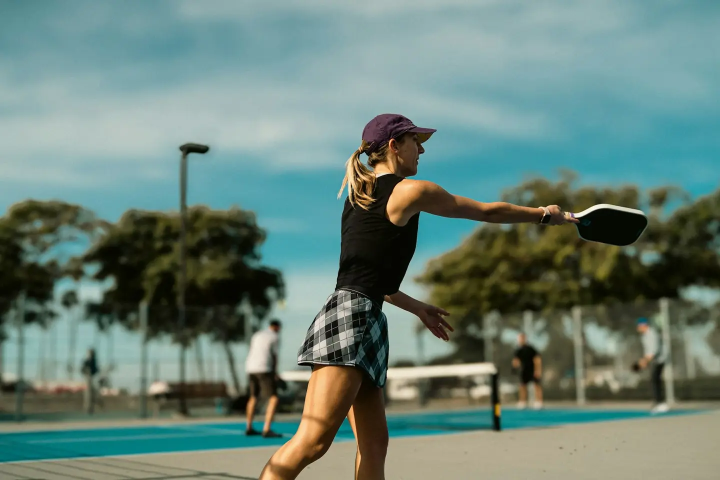
#> input picture joe/assets/img/court-forehand-1440.webp, 1440 x 960 px (shown at 1/2 size)
$ python optimize_joe_photo.py ../joe/assets/img/court-forehand-1440.webp
#> lines starting #> are read from the running program, lines starting #| are printed output that depends on the picture
"""Crop + encode Joe's portrait for the site.

Usage:  python3 tools/optimize_joe_photo.py path/to/joe-photo.jpg

Writes joe/assets/img/joe-borzello-{480,960}.{avif,webp,jpg} (4:5, 480x600 and 960x1200),
which index.html already references (hero inset, credential card, inquiry ticket).

The crop keeps head and shoulders and stops ABOVE the cartoon print on the hoodie (licensed
characters) and trims most of the sponsor banners behind him. Fractions were set against the
1334x1179 original; check the 960 JPG by eye if a different photo is used.
"""
import os, sys
from PIL import Image, ImageOps

CROP = (0.19, 0.0, 0.814, 0.88)   # left, top, right, bottom as fractions of width / height
OUT = os.path.join(os.path.dirname(__file__), '..', 'joe', 'assets', 'img')

im = ImageOps.exif_transpose(Image.open(sys.argv[1])).convert('RGB')
#> im is the input picture: PIL image 1440x960 RGB; mean R, G, B 105.2, 129.4, 119.6
W, H = im.size
#> W = 1440; H = 960
l, t, r, b = (round(CROP[0] * W), round(CROP[1] * H), round(CROP[2] * W), round(CROP[3] * H))
#> l = 274; t = 0; r = 1172; b = 845
# force 4:5 by trimming height from the bottom (keeps the face where it is)
h = min(b - t, round((r - l) * 5 / 4)); w = round(h * 4 / 5)
#> after `h = min(b - t, round((r - l) * 5 / 4))`: h = 845
#> after `w = round(h * 4 / 5)`: w = 676
l = l + ((r - l) - w) // 2
#> l = 385
im = im.crop((l, t, l + w, t + h))
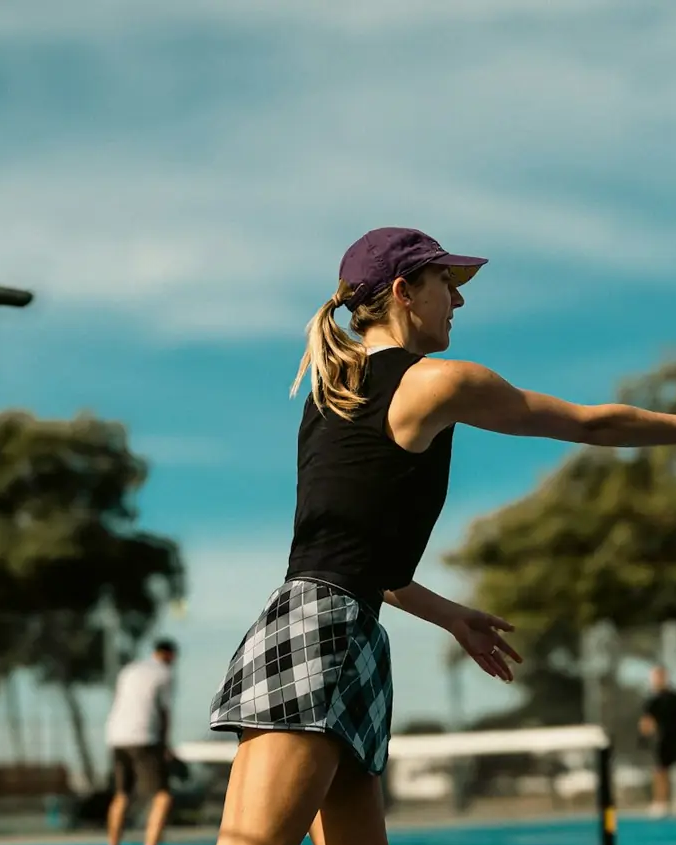
#> im: PIL image 676x845 RGB; mean R, G, B 105.8, 128.1, 120.1
for width in (480, 960):
    out = im.resize((width, width * 5 // 4), Image.LANCZOS)
    base = os.path.join(OUT, f'joe-borzello-{width}')
    out.save(base + '.avif', quality=55, speed=4)
    out.save(base + '.webp', quality=78, method=6)
    out.save(base + '.jpg', quality=82, optimize=True, progressive=True)
print('crop', (l, t, l + w, t + h), 'from', (W, H))
#| crop (385, 0, 1061, 845) from (1440, 960)

$ run again, on joe/assets/img/indoor-court-1440.webp
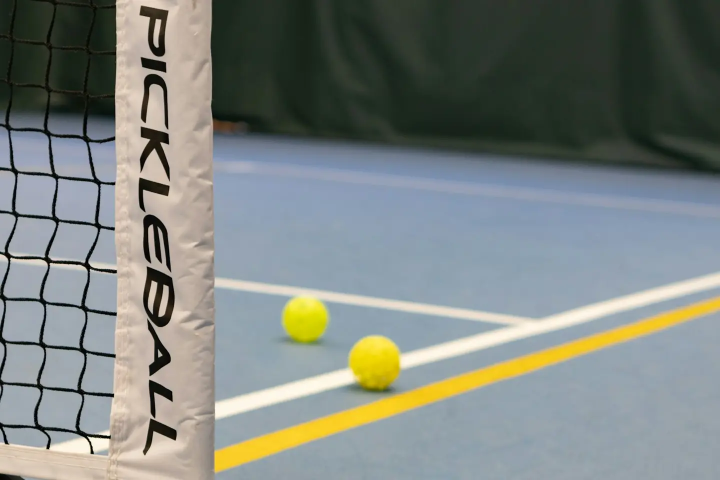
#> input picture joe/assets/img/indoor-court-1440.webp, 1440 x 960 px (shown at 1/2 size)
#> im is the input picture: PIL image 1440x960 RGB; mean R, G, B 125.2, 131.4, 126.9
#> `im = im.crop((l, t, l + w, t + h))`:
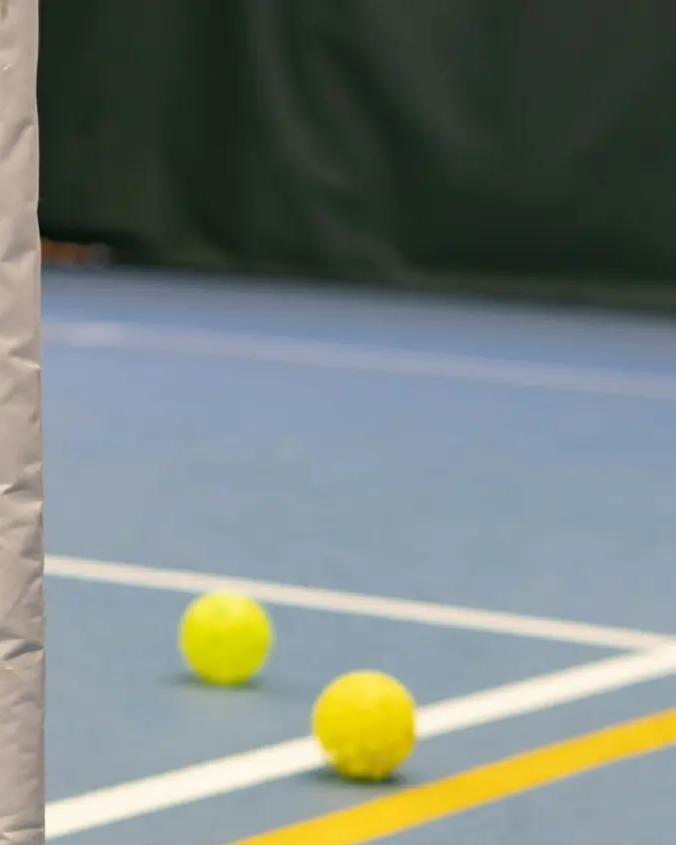
#> im: PIL image 676x845 RGB; mean R, G, B 118.5, 127.7, 121.8
#| crop (385, 0, 1061, 845) from (1440, 960)
